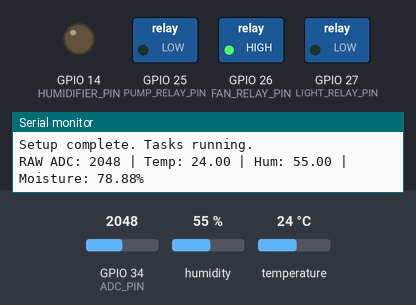
The sketch below on a simulated ESP32. Shown: switched loads named in the sketch (green lamp = pin HIGH), output pins drawn as LEDs (lit = HIGH), the last lines printed to the serial monitor. Inputs (shaded band) come from the test bench; at power-on: humidity 55 %, GPIO 34 (ADC_PIN) = 2048, temperature 24 °C. WiFi joins after 1.5 s; servers stay silent unless stated; storage starts empty.

Above: at 2.7 s.
2.8 s: humidity set to 46 %
5.7 s: humidity set to 43 %
At 7.7 s:
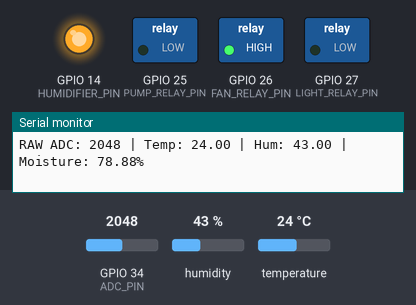
8.0 s: GPIO 34 (ADC_PIN) set to 2870
11.7 s: GPIO 34 (ADC_PIN) set to 3000
At 13.7 s:
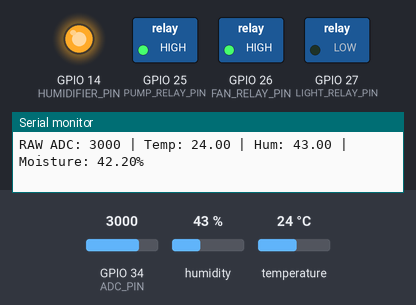
14.0 s: humidity set to 49 %
15.7 s: humidity set to 52 %
At 18.0 s:
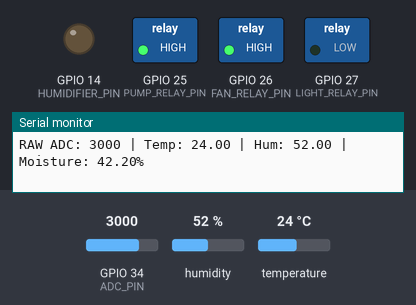
Timing chart, 0 to 19.0 s (numbered marks = the images above; inputs shaded):
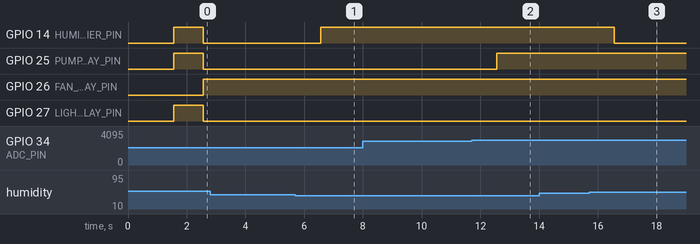

Measured:
- the behaviour switches between 45 and 44 % on humidity (found by bisection; images 0 and 1)
- the behaviour switches between 2927 and 2928 on GPIO 34 (ADC_PIN) (found by bisection; images 1 and 2)
- the behaviour switches between 50 and 51 % on humidity (found by bisection; images 2 and 3)
- after the input at 5.7 s, GPIO 14 (HUMIDIFIER_PIN): LOW → HIGH after 0.86 s
- after the input at 11.7 s, GPIO 25 (PUMP_RELAY_PIN): LOW → HIGH after 0.86 s
- after the input at 15.7 s, GPIO 14 (HUMIDIFIER_PIN): HIGH → LOW after 0.86 s

The sketch:

KGHS-Final-Edits.ino
```cpp
/*
============================================================
ESP32 Smart Greenhouse Controller
Kangaru Girls High School

Description:
This system monitors temperature, humidity, and soil moisture
using sensors connected to an ESP32 and controls actuators
(Fan, Warm LED, Water Pump, Humidifier) based on configurable
threshold values stored in Firebase RTDB and LittleFS.

Control Philosophy:
The system maintains environmental stability using upper and
lower thresholds (hysteresis control) to prevent rapid relay
switching and ensure plant safety.

------------------------------------------------------------
Temperature Control:
Target Range: 20°C – 22°C

- If temperature > temp_high → Fan ON
- If temperature < temp_low → Warm LED ON
- If temperature within range → Both OFF

------------------------------------------------------------
Humidity Control:
Target Range: 55% – 65%

- If humidity < hum_low → Humidifier ON
- If humidity > hum_high → Humidifier OFF
- Within range → Maintain current state

------------------------------------------------------------
Soil Moisture Control:
Target Range: 45% – 65%

- If moisture < moisture_dry → Pump ON
- If moisture > moisture_target → Pump OFF
- Within range → Pump OFF

------------------------------------------------------------
Manual Override:
Firebase can trigger temporary actuator control.
Overrides bypass automatic logic for a defined duration
before returning to automatic mode.

------------------------------------------------------------
Failsafe Behavior:
If sensor reading fails:
Temperature and Humidity are set to -999.
This allows remote monitoring to detect sensor issues.

------------------------------------------------------------
Relay Logic:
Relays are ACTIVE LOW:
LOW  = ON
HIGH = OFF
============================================================
*/

#include <WiFi.h>
#include <LittleFS.h>
#include <ArduinoJson.h>
#include <DHT.h>
#include <WiFiManager.h>
#include <Firebase_ESP_Client.h>
#include "addons/TokenHelper.h"
#include "addons/RTDBHelper.h"

// ================== FIREBASE CONFIG ==================
#define FIREBASE_API_KEY "................................."               // Your API key
#define FIREBASE_DATABASE_URL "................................."  // Your RTDB URL
#define USER_EMAIL "................................."  // Firebase Auth email
#define USER_PASSWORD "................................."            // Firebase Auth password

// ================== PIN CONFIG ==================
#define ADC_PIN 34
#define DHT_PIN 4
#define DHT_TYPE DHT11
#define PUMP_RELAY_PIN 25
#define FAN_RELAY_PIN 26
#define LIGHT_RELAY_PIN 27
#define HUMIDIFIER_PIN 14

// ================== SYSTEM STATE & CONFIG ==================
struct Config {
  float temp_high = 22.0;
  float temp_low = 20.0;
  float hum_low = 45.0;
  float hum_high = 50.0;
  float moisture_dry = 45.0;
  float moisture_target = 60.0;
  int adc_wet = 1500;
  int adc_dry = 4095;
} sysConfig;

struct State {
  float temp = 0.0;
  float humidity = 0.0;
  float moisture = 0.0;
  bool pump_on = false;
  bool fan_on = false;
  bool lights_on = false;
  bool humidifier_is_on = false;
} sysState;

// ================== GLOBALS ==================
SemaphoreHandle_t xMutex;
DHT dht(DHT_PIN, DHT_TYPE);

FirebaseData fbdo;
FirebaseAuth auth;
FirebaseConfig fbConfig;
bool firebaseReady = false;
unsigned long lastAuthAttempt = 0;
const unsigned long authRetryInterval = 30000;  // 30 sec

// ================= SOIL MOISTURE MAPPING =================
float mapMoisture(int raw) {

    // Safety
    if (raw <= 0) return -999;

    // These MUST be calibrated properly
    int dryValue = sysConfig.adc_dry;
    int wetValue = sysConfig.adc_wet;

    // Prevent divide-by-zero
    if (dryValue == wetValue) return -999;

    // Linear map
    float percentage = (float)(raw - dryValue) * 100.0 / (wetValue - dryValue);

    // Clamp
    if (percentage > 100) percentage = 100;
    if (percentage < 0) percentage = 0;

    return percentage;
}


void pulseHumidifier() {
  digitalWrite(HUMIDIFIER_PIN, HIGH);
  vTaskDelay(pdMS_TO_TICKS(500));
  digitalWrite(HUMIDIFIER_PIN, LOW);
}

void saveConfig() {
  File configFile = LittleFS.open("/config.json", FILE_WRITE);
  if (!configFile) { Serial.println("Failed to open config file for writing"); return; }
  StaticJsonDocument<256> doc;
  doc["temp_high"] = sysConfig.temp_high;
  doc["temp_low"] = sysConfig.temp_low;
  doc["hum_low"] = sysConfig.hum_low;
  doc["hum_high"] = sysConfig.hum_high;
  doc["moisture_dry"] = sysConfig.moisture_dry;
  doc["moisture_target"] = sysConfig.moisture_target;
  doc["adc_wet"] = sysConfig.adc_wet;
  doc["adc_dry"] = sysConfig.adc_dry;
  serializeJson(doc, configFile);
  configFile.close();
}

void loadConfig() {
  if (!LittleFS.begin(true)) { Serial.println("LittleFS mount failed"); return; }
  File configFile = LittleFS.open("/config.json", FILE_READ);
  if (!configFile) { Serial.println("No config file, using defaults"); saveConfig(); return; }
  StaticJsonDocument<256> doc;
  DeserializationError error = deserializeJson(doc, configFile);
  if (error) { Serial.println("Failed to parse config file, using defaults"); saveConfig(); return; }
  sysConfig.temp_high = doc["temp_high"] | sysConfig.temp_high;
  sysConfig.temp_low = doc["temp_low"] | sysConfig.temp_low;
  sysConfig.hum_low = doc["hum_low"] | sysConfig.hum_low;
  sysConfig.hum_high = doc["hum_high"] | sysConfig.hum_high;
  sysConfig.moisture_dry = doc["moisture_dry"] | sysConfig.moisture_dry;
  sysConfig.moisture_target = doc["moisture_target"] | sysConfig.moisture_target;
  sysConfig.adc_wet = doc["adc_wet"] | sysConfig.adc_wet;
  sysConfig.adc_dry = doc["adc_dry"] | sysConfig.adc_dry;
  configFile.close();
  Serial.println("Config loaded from LittleFS");
}

// ================== TASKS ==================


// ================= SENSOR TASK =================
void sensorTask(void *pvParameters) {
  while (true) {
    float t = -999.0, h = -999.0;

    // Read temperature & humidity
    float tempRead = dht.readTemperature();
    float humRead = dht.readHumidity();
    if (!isnan(tempRead)) t = tempRead;
    if (!isnan(humRead)) h = humRead;

    // Read soil moisture
    long sum = 0;
    for (int i = 0; i < 10; i++) { sum += analogRead(ADC_PIN); vTaskDelay(pdMS_TO_TICKS(5)); }
    int raw_adc = sum / 10;
    float m = mapMoisture(raw_adc);

    // Update system state safely
    if (xSemaphoreTake(xMutex, portMAX_DELAY)) {
      sysState.temp = t;
      sysState.humidity = h;
      sysState.moisture = m;
      xSemaphoreGive(xMutex);
    }

    // Serial debug for confirmation
    Serial.printf("RAW ADC: %d | Temp: %.2f | Hum: %.2f | Moisture: %.2f%%\n",
                  raw_adc, t, h, m);

    vTaskDelay(pdMS_TO_TICKS(2000)); // 2-second loop
  }
}

// -------- CONTROL TASK --------
void controlTask(void *pvParameters) {

  while (true) {

    if (xSemaphoreTake(xMutex, portMAX_DELAY)) {

      // ===== TEMPERATURE =====
      if (sysState.temp > sysConfig.temp_high) {
        sysState.fan_on = true;
        sysState.lights_on = false;
      }
      else if (sysState.temp < sysConfig.temp_low) {
        sysState.lights_on = true;
        sysState.fan_on = false;
      }
      else {
        sysState.fan_on = false;
        sysState.lights_on = false;
      }

      digitalWrite(FAN_RELAY_PIN, sysState.fan_on);
      digitalWrite(LIGHT_RELAY_PIN, sysState.lights_on);


      // ===== HUMIDITY =====
      if (sysState.humidity < sysConfig.hum_low) {
        sysState.humidifier_is_on = true;
      }
      else if (sysState.humidity > sysConfig.hum_high) {
        sysState.humidifier_is_on = false;
      }

      digitalWrite(HUMIDIFIER_PIN, sysState.humidifier_is_on);


      // ===== SOIL =====
      if (sysState.moisture < sysConfig.moisture_dry) {
        sysState.pump_on = true;
      }
      else if (sysState.moisture > sysConfig.moisture_target) {
        sysState.pump_on = false;
      }

      digitalWrite(PUMP_RELAY_PIN, sysState.pump_on);

      xSemaphoreGive(xMutex);
    }

    vTaskDelay(pdMS_TO_TICKS(1000));
  }
}


// void controlTask(void *pvParameters) {
//   while (true) {
//     if (xSemaphoreTake(xMutex, portMAX_DELAY)) {
//       sysState.fan_on = (sysState.temp > sysConfig.temp_high);
//       digitalWrite(FAN_RELAY_PIN, sysState.fan_on ? HIGH : LOW);

//       sysState.lights_on = (sysState.temp < sysConfig.temp_low);
//       digitalWrite(LIGHT_RELAY_PIN, sysState.lights_on ? HIGH : LOW);

//       sysState.pump_on = (sysState.moisture < sysConfig.moisture_dry);
//       if (sysState.moisture > sysConfig.moisture_target) sysState.pump_on = false;
//       digitalWrite(PUMP_RELAY_PIN, sysState.pump_on ? HIGH : LOW);

//       if (sysState.humidity < sysConfig.hum_low && !sysState.humidifier_is_on) {
//         pulseHumidifier();
//         sysState.humidifier_is_on = true;
//       } else if (sysState.humidity >= sysConfig.hum_high && sysState.humidifier_is_on) {
//         pulseHumidifier();
//         sysState.humidifier_is_on = false;
//       }
//       xSemaphoreGive(xMutex);
//     }
//     vTaskDelay(pdMS_TO_TICKS(1000));
//   }
// }

// -------- FIREBASE TASK --------
void firebaseTask(void *pvParameters) {
  fbdo.setResponseSize(1024);

  while (true) {
    // AUTHENTICATION
    if (!firebaseReady) {
      if (millis() - lastAuthAttempt > authRetryInterval) {
        lastAuthAttempt = millis();
        Serial.println("Attempting Firebase authentication...");
        Firebase.begin(&fbConfig, &auth);
        vTaskDelay(pdMS_TO_TICKS(2000));
        if (Firebase.ready()) {
          firebaseReady = true;
          Serial.println("Firebase authenticated successfully");
        } else {
          Serial.println("Firebase authentication failed");
        }
      }
      vTaskDelay(pdMS_TO_TICKS(1000));
      continue;
    }

    // SYNC STATE
    if (Firebase.ready()) {
      State localState;
      if (xSemaphoreTake(xMutex, portMAX_DELAY)) { localState = sysState; xSemaphoreGive(xMutex); }

      FirebaseJson json;
      json.set("sensors/temperature", localState.temp);
      json.set("sensors/humidity", localState.humidity);
      json.set("sensors/moisture", localState.moisture);
      json.set("actuators/pump", localState.pump_on);
      json.set("actuators/fan", localState.fan_on);
      json.set("actuators/lights", localState.lights_on);
      json.set("actuators/humidifier", localState.humidifier_is_on);

      if (!Firebase.RTDB.setJSON(&fbdo, "/greenhouse/state", &json)) {
        Serial.printf("Firebase write failed: %s\n", fbdo.errorReason().c_str());
        if (fbdo.errorReason().indexOf("auth") >= 0 || fbdo.errorReason().indexOf("token") >= 0) firebaseReady = false;
      }

      // READ CONFIG
      if (Firebase.RTDB.getJSON(&fbdo, "/greenhouse/config")) {
        FirebaseJson *cfgJson = fbdo.to<FirebaseJson *>();
        if (cfgJson) {
          FirebaseJsonData data;
          bool changed = false;
          if (cfgJson->get(data, "temp_high") && data.floatValue != sysConfig.temp_high) { sysConfig.temp_high = data.floatValue; changed = true; }
          if (cfgJson->get(data, "temp_low") && data.floatValue != sysConfig.temp_low) { sysConfig.temp_low = data.floatValue; changed = true; }
          if (changed) saveConfig();
        }
      } else {
        Serial.printf("Config read failed: %s\n", fbdo.errorReason().c_str());
      }
    } else firebaseReady = false;

    vTaskDelay(pdMS_TO_TICKS(5000));
  }
}

// ================== SETUP ==================
void setup() {
  Serial.begin(115200);
  Serial.println("\n=========== System Boot ============");

  // Pins
  pinMode(PUMP_RELAY_PIN, OUTPUT);
  pinMode(FAN_RELAY_PIN, OUTPUT);
  pinMode(LIGHT_RELAY_PIN, OUTPUT);
  pinMode(HUMIDIFIER_PIN, OUTPUT);
  pinMode(DHT_PIN, INPUT);

  digitalWrite(PUMP_RELAY_PIN, LOW);
  digitalWrite(FAN_RELAY_PIN, LOW);
  digitalWrite(LIGHT_RELAY_PIN, LOW);
  digitalWrite(HUMIDIFIER_PIN, LOW);

  // DHT Sensor
  dht.begin();

  // Mutex
  xMutex = xSemaphoreCreateMutex();

  // Load config
  loadConfig();

  // WiFi
  WiFiManager wifiManager;
  Serial.println("Connecting to WiFi...");
  wifiManager.autoConnect("TerraNurture-Setup");
  Serial.println("WiFi Connected!");
  Serial.printf("Free heap: %u\n", ESP.getFreeHeap());

  // Firebase
  fbConfig.api_key = FIREBASE_API_KEY;
  fbConfig.database_url = FIREBASE_DATABASE_URL;
  auth.user.email = USER_EMAIL;
  auth.user.password = USER_PASSWORD;
  fbConfig.token_status_callback = tokenStatusCallback;
  fbdo.setResponseSize(1024);

  // Create Tasks
  xTaskCreatePinnedToCore(sensorTask, "Sensor Task", 4096, NULL, 1, NULL, 1);
  xTaskCreatePinnedToCore(controlTask, "Control Task", 4096, NULL, 2, NULL, 1);
  xTaskCreatePinnedToCore(firebaseTask, "Firebase Task", 40960, NULL, 1, NULL, 0);

  Serial.println("Setup complete. Tasks running.");
}

void loop() {
  vTaskDelete(NULL);
}
```
